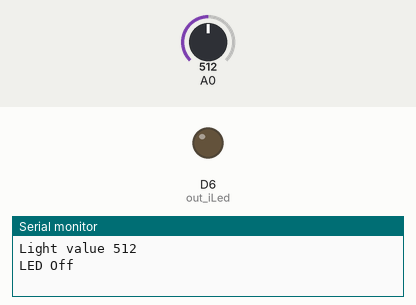
This program was run on a simulated ESP8266 (NodeMCU). Shown: output pins drawn as LEDs (lit = HIGH), the last lines printed to the serial monitor. Inputs (shaded band) come from the test bench; at power-on: A0 = 512.

Above: at 2.2 s.
2.3 s: A0 set to 105
5.0 s: A0 set to 91
At 6.1 s:
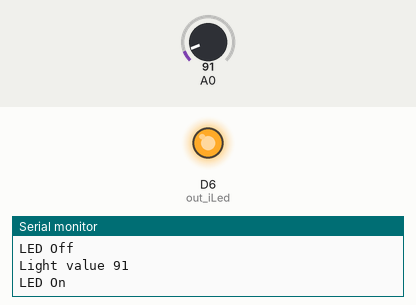
7.7 s: A0 set to 110
At 10.2 s:
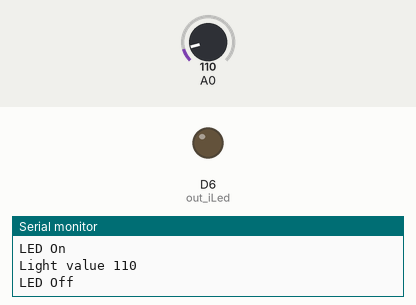
10.5 s: A0 set to 90
At 11.9 s:
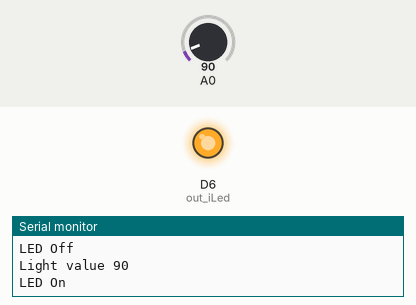
Timing chart, 0 to 13.5 s (numbered marks = the images above; inputs shaded):
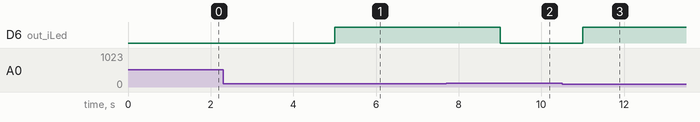

The program:

main.cpp
```cpp
// Header
//------------------------------
#include <Arduino.h>
// Const
//------------------------------
const int in_iLight = D4;
const int out_iLed = D6;
// Setup
//------------------------------
void setup()
{
  Serial.begin(9600);

    while (!Serial)
        ;
    delay(1000);

    pinMode(in_iLight, INPUT);
    pinMode(out_iLed, OUTPUT);
}
// Main Loop
//------------------------------
void loop()
{
  int in_iLightLvl = analogRead(D4);

  // Prints value returned from the sensor
  Serial.print("Light value ");
  Serial.println(in_iLightLvl);

  //light up led

  if(in_iLightLvl < 100)//Switch on LED at pit D0
  {
    digitalWrite(out_iLed, HIGH);
    Serial.println("LED On");
  }
  else
  {
    digitalWrite(out_iLed, LOW);
    Serial.println("LED Off");
  }

  delay(2000);
}

// Function Code
//------------------------------
```

Measured:
- the behaviour switches between 100 and 99 on A0 (found by bisection; images 0 and 1)
- after the input at 5.0 s, D6 (out_iLed): LOW → HIGH at once
- after the input at 7.7 s, D6 (out_iLed): HIGH → LOW after 1.3 s
- after the input at 10.5 s, D6 (out_iLed): LOW → HIGH after 0.50 s
